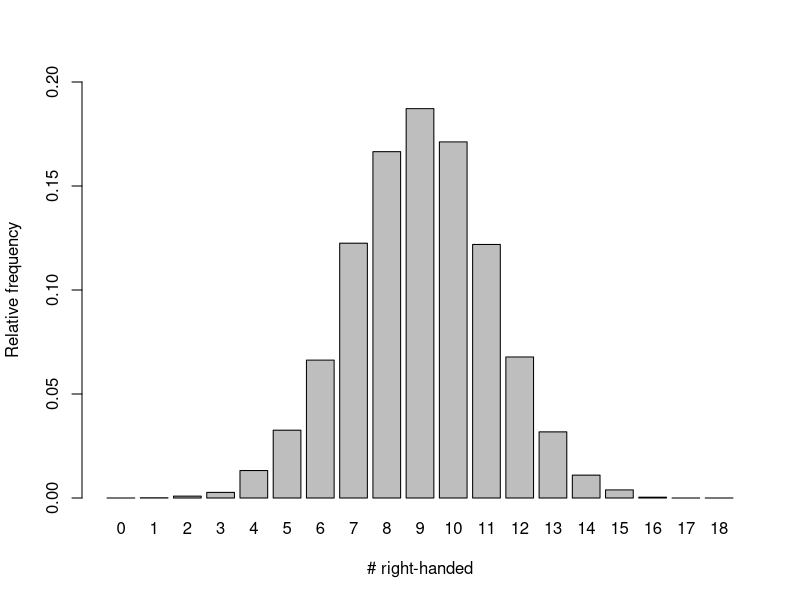
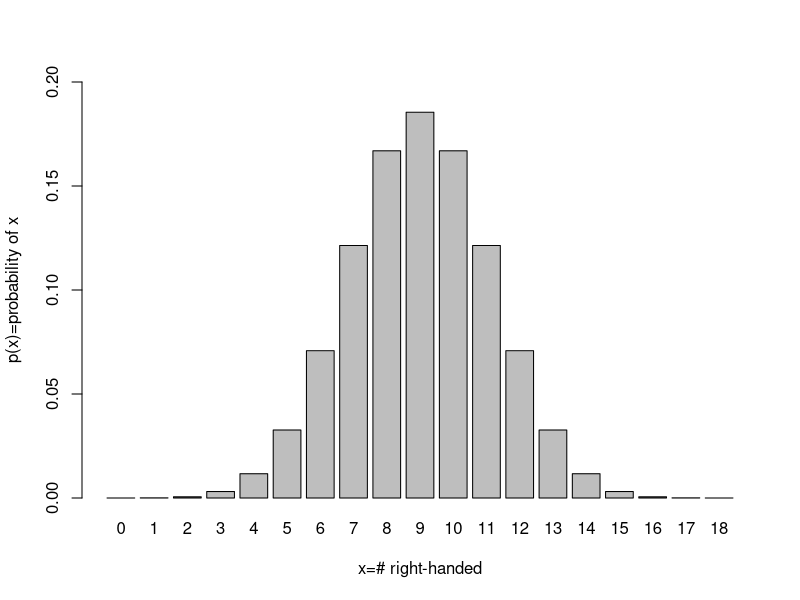

The R source for these figures, in order:
#####Simulate binomial draws under the null hypothesis (p=0.5)

replicates=10000 #Simulate the sampling process this many times
right.handed=array(0,dim=19) #Create an array to store the results. It has n+1 values because a sample of n=18 can have one of 19 outcomes: 0-18 right-handed.

for(i in 1:replicates){
  toads=sample(x=c(0,1),size=18,prob=c(0.5,0.5),replace=TRUE) #Create a random sample under true H0: p=0.5
  right.handed[sum(toads)+1]=right.handed[sum(toads)+1]+1 #Record the number of 1's (=right-handed toads). Use sum(toads)+1 because the array index starts at 1, but a sample can have 0 right-handed.
}

fraction.right.handed=right.handed/replicates #Divide by the number of replicates to get the fraction
barplot(fraction.right.handed,names.arg=0:18,ylim=c(0,0.2),xlab="# right-handed",ylab="Relative frequency")

#####Calculate the P-value by summing the fractions for outcomes at least as extreme as x=14
test.statistic=14
upper.tail=sum(fraction.right.handed[(test.statistic+1):19])
lower.tail=sum(fraction.right.handed[1:(18-test.statistic+1)])
print(lower.tail+upper.tail)

############################################################
#####Plot exact binomial distribution

prob.x=dbinom(x=0:18,size=18,prob=0.5)
barplot(prob.x,names.arg=0:18,ylim=c(0,0.2),xlab="x=# right-handed",ylab="p(x)=probability of x")

#####Calculate the P-value by summing the fractions for outcomes at least as extreme as x=14
test.statistic=14
p.upper.tail=sum(prob.x[(test.statistic+1):19])
p.lower.tail=sum(prob.x[1:(18-test.statistic+1)])
print(p.lower.tail+p.upper.tail)

############################################################
#####Binomial test

binom.test(x=1,n=10,p=0.07)

